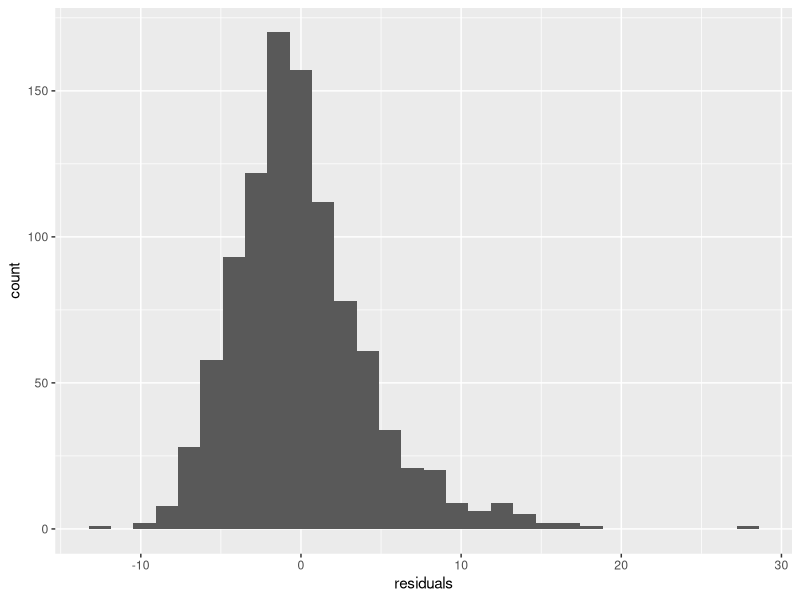
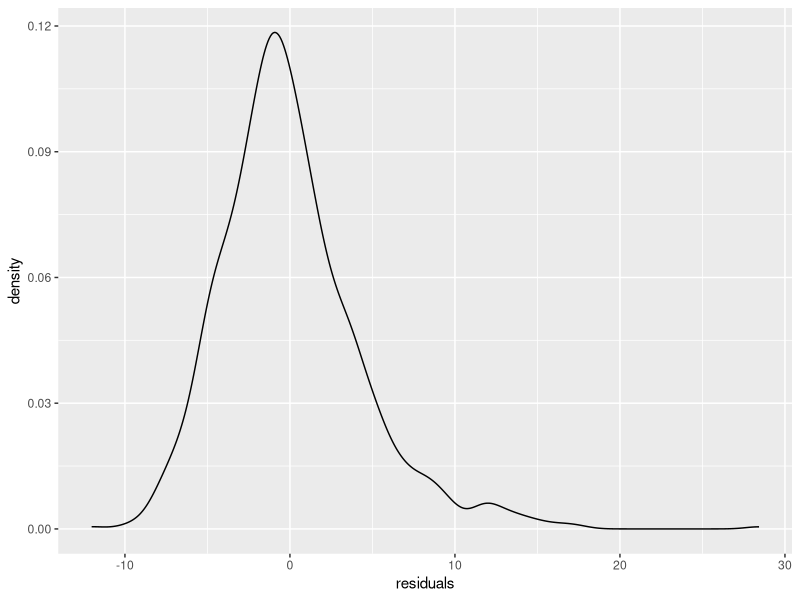

The R script that drew these images, in order:
## ---- chunk 1
knitr::opts_chunk$set(echo = TRUE)
solution = T
## ---- chunk 2
# Load tidyverse package
library("tidyverse")

## ---- chunk 3
# Load the dataset
SSRC_data <- read.csv("SSRC_data.csv")

## ---- chunk 4
# Check out the dataset
str(SSRC_data)

## ---- chunk 5
# Transform into factor variables 
SSRC_data <- mutate(SSRC_data, gender = as.factor(gender),
                               education_level = as.factor(education_level),
                               physical_activity_level = as.factor(physical_activity_level))

# Order education_level and physical_activity_level in a reasonable way
SSRC_data <- SSRC_data %>% 
              mutate(education_level = fct_relevel(education_level, c("low", "medium", "high"))) %>% 
              mutate(physical_activity_level = fct_relevel(physical_activity_level, c("low", "medium", "high")))

# Check whether it worked out
levels(SSRC_data$education_level)
levels(SSRC_data$physical_activity_level)

## ---- chunk 6
# Estimate the model
lm_mod_restricted <- lm(bmi ~ age , data = SSRC_data)

# Check out model results
summary(lm_mod_restricted) 

## ---- chunk 7

# Estimate the model
lm_mod_full <- lm(bmi ~ age + gender + education_level + physical_activity_level, data = SSRC_data)

# Check out model results
summary(lm_mod_full) 

## ---- chunk 8
# Add fitted bmi values to SSRC dataset
SSRC_data$bmi_fitted <- lm_mod_full$fitted.values

# Check out whether it worked
str(SSRC_data)

## ---- chunk 9
# Calculate residuals
SSRC_data <- mutate(SSRC_data, residuals = bmi - bmi_fitted)

# Check out whether it worked
str(SSRC_data)

## ---- chunk 10
# Histogram
ggplot(data = SSRC_data) +
  geom_histogram(mapping = aes(x = residuals))

# Density Plot
ggplot(data = SSRC_data) +
  geom_density(mapping = aes(x = residuals))

## ---- chunk 11
# Create data frame 
SSRC_data_new <- data.frame(age = c(28, 59),
                            gender = c("female", "male"),
                            education_level = c("high", "medium"),
                            physical_activity_level = c("high", "low"))

## ---- chunk 12
# Predict bmi for new observations
predict(object = lm_mod_full,
        newdata = SSRC_data_new)

## ---- chunk 13
# Extract coefficient from the full model
matrix_coef_full <- summary(lm_mod_full)$coefficients
age_coef_full <- matrix_coef_full[2,1]

# Extract coefficient from the restricted model
matrix_coef_restricted <- summary(lm_mod_restricted)$coefficients
age_coef_restricted <- matrix_coef_restricted[2,1]

# Create data frame
age_coefficients <- data.frame(full_model = c(age_coef_full),
                               restricted_model = c(age_coef_restricted))

# Check out the created data frame
age_coefficients

## ---- chunk 14
# Create obesity indicator
SSRC_data <- mutate(SSRC_data, obesity = ifelse(bmi >= 30, 1, 0))
## ---- chunk 15
# Fit logistic regression model
logit_mod <- glm(obesity ~ age  + gender + education_level + physical_activity_level, 
                 data = SSRC_data, 
                 family = binomial)

# Check out the results
summary(logit_mod)
## ---- chunk 16
# Calculate the obesity probability for the two new observations
predict(object = logit_mod,
        newdata = SSRC_data_new,
        type = "response")
